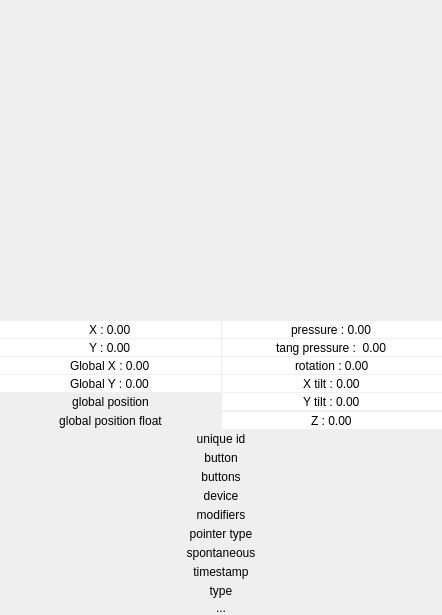
<?xml version="1.0" encoding="UTF-8"?>
<ui version="4.0">
 <class>Form</class>
 <widget class="QWidget" name="Form">
  <property name="geometry">
   <rect>
    <x>0</x>
    <y>0</y>
    <width>442</width>
    <height>615</height>
   </rect>
  </property>
  <property name="windowTitle">
   <string>Form</string>
  </property>
  <layout class="QVBoxLayout" name="verticalLayout">
   <property name="spacing">
    <number>0</number>
   </property>
   <property name="leftMargin">
    <number>0</number>
   </property>
   <property name="topMargin">
    <number>0</number>
   </property>
   <property name="rightMargin">
    <number>0</number>
   </property>
   <property name="bottomMargin">
    <number>0</number>
   </property>
   <item>
    <widget class="QWidget" name="widget" native="true">
     <property name="sizePolicy">
      <sizepolicy hsizetype="Expanding" vsizetype="Expanding">
       <horstretch>0</horstretch>
       <verstretch>0</verstretch>
      </sizepolicy>
     </property>
     <property name="tabletTracking">
      <bool>true</bool>
     </property>
     <property name="focusPolicy">
      <enum>Qt::StrongFocus</enum>
     </property>
    </widget>
   </item>
   <item>
    <layout class="QGridLayout" name="gridLayout">
     <property name="spacing">
      <number>1</number>
     </property>
     <item row="5" column="0">
      <widget class="QLabel" name="gposf">
       <property name="sizePolicy">
        <sizepolicy hsizetype="Preferred" vsizetype="Fixed">
         <horstretch>0</horstretch>
         <verstretch>0</verstretch>
        </sizepolicy>
       </property>
       <property name="minimumSize">
        <size>
         <width>0</width>
         <height>18</height>
        </size>
       </property>
       <property name="maximumSize">
        <size>
         <width>16777215</width>
         <height>18</height>
        </size>
       </property>
       <property name="text">
        <string>global position float</string>
       </property>
       <property name="alignment">
        <set>Qt::AlignCenter</set>
       </property>
      </widget>
     </item>
     <item row="1" column="1">
      <widget class="QDoubleSpinBox" name="tpressure">
       <property name="frame">
        <bool>false</bool>
       </property>
       <property name="alignment">
        <set>Qt::AlignCenter</set>
       </property>
       <property name="buttonSymbols">
        <enum>QAbstractSpinBox::NoButtons</enum>
       </property>
       <property name="prefix">
        <string>tang pressure :  </string>
       </property>
       <property name="minimum">
        <double>-5000.000000000000000</double>
       </property>
       <property name="maximum">
        <double>5000.000000000000000</double>
       </property>
      </widget>
     </item>
     <item row="2" column="1">
      <widget class="QDoubleSpinBox" name="rotation">
       <property name="frame">
        <bool>false</bool>
       </property>
       <property name="alignment">
        <set>Qt::AlignCenter</set>
       </property>
       <property name="buttonSymbols">
        <enum>QAbstractSpinBox::NoButtons</enum>
       </property>
       <property name="prefix">
        <string>rotation : </string>
       </property>
       <property name="minimum">
        <double>-5000.000000000000000</double>
       </property>
       <property name="maximum">
        <double>5000.000000000000000</double>
       </property>
      </widget>
     </item>
     <item row="2" column="0">
      <widget class="QDoubleSpinBox" name="gx">
       <property name="frame">
        <bool>false</bool>
       </property>
       <property name="alignment">
        <set>Qt::AlignCenter</set>
       </property>
       <property name="buttonSymbols">
        <enum>QAbstractSpinBox::NoButtons</enum>
       </property>
       <property name="prefix">
        <string>Global X : </string>
       </property>
       <property name="minimum">
        <double>-5000.000000000000000</double>
       </property>
       <property name="maximum">
        <double>5000.000000000000000</double>
       </property>
       <property name="value">
        <double>0.000000000000000</double>
       </property>
      </widget>
     </item>
     <item row="3" column="1">
      <widget class="QDoubleSpinBox" name="x_tilt">
       <property name="frame">
        <bool>false</bool>
       </property>
       <property name="alignment">
        <set>Qt::AlignCenter</set>
       </property>
       <property name="buttonSymbols">
        <enum>QAbstractSpinBox::NoButtons</enum>
       </property>
       <property name="prefix">
        <string>X tilt : </string>
       </property>
       <property name="minimum">
        <double>-5000.000000000000000</double>
       </property>
       <property name="maximum">
        <double>5000.000000000000000</double>
       </property>
      </widget>
     </item>
     <item row="4" column="1">
      <widget class="QDoubleSpinBox" name="y_tilt">
       <property name="frame">
        <bool>false</bool>
       </property>
       <property name="alignment">
        <set>Qt::AlignCenter</set>
       </property>
       <property name="buttonSymbols">
        <enum>QAbstractSpinBox::NoButtons</enum>
       </property>
       <property name="prefix">
        <string>Y tilt : </string>
       </property>
       <property name="minimum">
        <double>-5000.000000000000000</double>
       </property>
       <property name="maximum">
        <double>5000.000000000000000</double>
       </property>
      </widget>
     </item>
     <item row="0" column="1">
      <widget class="QDoubleSpinBox" name="pressure">
       <property name="frame">
        <bool>false</bool>
       </property>
       <property name="alignment">
        <set>Qt::AlignCenter</set>
       </property>
       <property name="buttonSymbols">
        <enum>QAbstractSpinBox::NoButtons</enum>
       </property>
       <property name="prefix">
        <string>pressure : </string>
       </property>
       <property name="minimum">
        <double>-5000.000000000000000</double>
       </property>
       <property name="maximum">
        <double>5000.000000000000000</double>
       </property>
      </widget>
     </item>
     <item row="0" column="0">
      <widget class="QDoubleSpinBox" name="x">
       <property name="frame">
        <bool>false</bool>
       </property>
       <property name="alignment">
        <set>Qt::AlignCenter</set>
       </property>
       <property name="buttonSymbols">
        <enum>QAbstractSpinBox::NoButtons</enum>
       </property>
       <property name="prefix">
        <string>X : </string>
       </property>
       <property name="minimum">
        <double>-5000.000000000000000</double>
       </property>
       <property name="maximum">
        <double>5000.000000000000000</double>
       </property>
       <property name="value">
        <double>0.000000000000000</double>
       </property>
      </widget>
     </item>
     <item row="1" column="0">
      <widget class="QDoubleSpinBox" name="y">
       <property name="frame">
        <bool>false</bool>
       </property>
       <property name="alignment">
        <set>Qt::AlignCenter</set>
       </property>
       <property name="buttonSymbols">
        <enum>QAbstractSpinBox::NoButtons</enum>
       </property>
       <property name="prefix">
        <string>Y : </string>
       </property>
       <property name="minimum">
        <double>-5000.000000000000000</double>
       </property>
       <property name="maximum">
        <double>5000.000000000000000</double>
       </property>
       <property name="value">
        <double>0.000000000000000</double>
       </property>
      </widget>
     </item>
     <item row="4" column="0">
      <widget class="QLabel" name="gpos">
       <property name="sizePolicy">
        <sizepolicy hsizetype="Preferred" vsizetype="Fixed">
         <horstretch>0</horstretch>
         <verstretch>0</verstretch>
        </sizepolicy>
       </property>
       <property name="minimumSize">
        <size>
         <width>0</width>
         <height>18</height>
        </size>
       </property>
       <property name="maximumSize">
        <size>
         <width>16777215</width>
         <height>18</height>
        </size>
       </property>
       <property name="text">
        <string>global position</string>
       </property>
       <property name="alignment">
        <set>Qt::AlignCenter</set>
       </property>
      </widget>
     </item>
     <item row="5" column="1">
      <widget class="QDoubleSpinBox" name="z">
       <property name="frame">
        <bool>false</bool>
       </property>
       <property name="alignment">
        <set>Qt::AlignCenter</set>
       </property>
       <property name="buttonSymbols">
        <enum>QAbstractSpinBox::NoButtons</enum>
       </property>
       <property name="prefix">
        <string>Z : </string>
       </property>
       <property name="minimum">
        <double>-5000.000000000000000</double>
       </property>
       <property name="maximum">
        <double>5000.000000000000000</double>
       </property>
      </widget>
     </item>
     <item row="3" column="0">
      <widget class="QDoubleSpinBox" name="gy">
       <property name="frame">
        <bool>false</bool>
       </property>
       <property name="alignment">
        <set>Qt::AlignCenter</set>
       </property>
       <property name="buttonSymbols">
        <enum>QAbstractSpinBox::NoButtons</enum>
       </property>
       <property name="prefix">
        <string>Global Y : </string>
       </property>
       <property name="minimum">
        <double>-5000.000000000000000</double>
       </property>
       <property name="maximum">
        <double>5000.000000000000000</double>
       </property>
       <property name="value">
        <double>0.000000000000000</double>
       </property>
      </widget>
     </item>
    </layout>
   </item>
   <item>
    <layout class="QVBoxLayout" name="verticalLayout_2">
     <property name="spacing">
      <number>1</number>
     </property>
     <property name="bottomMargin">
      <number>0</number>
     </property>
     <item>
      <widget class="QLabel" name="unique_id">
       <property name="sizePolicy">
        <sizepolicy hsizetype="Preferred" vsizetype="Fixed">
         <horstretch>0</horstretch>
         <verstretch>0</verstretch>
        </sizepolicy>
       </property>
       <property name="minimumSize">
        <size>
         <width>0</width>
         <height>18</height>
        </size>
       </property>
       <property name="maximumSize">
        <size>
         <width>16777215</width>
         <height>18</height>
        </size>
       </property>
       <property name="text">
        <string>unique id</string>
       </property>
       <property name="alignment">
        <set>Qt::AlignCenter</set>
       </property>
      </widget>
     </item>
     <item>
      <widget class="QLabel" name="button">
       <property name="sizePolicy">
        <sizepolicy hsizetype="Preferred" vsizetype="Fixed">
         <horstretch>0</horstretch>
         <verstretch>0</verstretch>
        </sizepolicy>
       </property>
       <property name="minimumSize">
        <size>
         <width>0</width>
         <height>18</height>
        </size>
       </property>
       <property name="maximumSize">
        <size>
         <width>16777215</width>
         <height>18</height>
        </size>
       </property>
       <property name="text">
        <string>button</string>
       </property>
       <property name="alignment">
        <set>Qt::AlignCenter</set>
       </property>
      </widget>
     </item>
     <item>
      <widget class="QLabel" name="buttons">
       <property name="sizePolicy">
        <sizepolicy hsizetype="Preferred" vsizetype="Fixed">
         <horstretch>0</horstretch>
         <verstretch>0</verstretch>
        </sizepolicy>
       </property>
       <property name="minimumSize">
        <size>
         <width>0</width>
         <height>18</height>
        </size>
       </property>
       <property name="maximumSize">
        <size>
         <width>16777215</width>
         <height>18</height>
        </size>
       </property>
       <property name="text">
        <string>buttons</string>
       </property>
       <property name="alignment">
        <set>Qt::AlignCenter</set>
       </property>
      </widget>
     </item>
     <item>
      <widget class="QLabel" name="device">
       <property name="sizePolicy">
        <sizepolicy hsizetype="Preferred" vsizetype="Fixed">
         <horstretch>0</horstretch>
         <verstretch>0</verstretch>
        </sizepolicy>
       </property>
       <property name="minimumSize">
        <size>
         <width>0</width>
         <height>18</height>
        </size>
       </property>
       <property name="maximumSize">
        <size>
         <width>16777215</width>
         <height>18</height>
        </size>
       </property>
       <property name="text">
        <string>device</string>
       </property>
       <property name="alignment">
        <set>Qt::AlignCenter</set>
       </property>
      </widget>
     </item>
     <item>
      <widget class="QLabel" name="modifiers">
       <property name="sizePolicy">
        <sizepolicy hsizetype="Preferred" vsizetype="Fixed">
         <horstretch>0</horstretch>
         <verstretch>0</verstretch>
        </sizepolicy>
       </property>
       <property name="minimumSize">
        <size>
         <width>0</width>
         <height>18</height>
        </size>
       </property>
       <property name="maximumSize">
        <size>
         <width>16777215</width>
         <height>18</height>
        </size>
       </property>
       <property name="text">
        <string>modifiers</string>
       </property>
       <property name="alignment">
        <set>Qt::AlignCenter</set>
       </property>
      </widget>
     </item>
     <item>
      <widget class="QLabel" name="pointer_type">
       <property name="sizePolicy">
        <sizepolicy hsizetype="Preferred" vsizetype="Fixed">
         <horstretch>0</horstretch>
         <verstretch>0</verstretch>
        </sizepolicy>
       </property>
       <property name="minimumSize">
        <size>
         <width>0</width>
         <height>18</height>
        </size>
       </property>
       <property name="maximumSize">
        <size>
         <width>16777215</width>
         <height>18</height>
        </size>
       </property>
       <property name="text">
        <string>pointer type</string>
       </property>
       <property name="alignment">
        <set>Qt::AlignCenter</set>
       </property>
      </widget>
     </item>
     <item>
      <widget class="QLabel" name="spontaneous">
       <property name="sizePolicy">
        <sizepolicy hsizetype="Preferred" vsizetype="Fixed">
         <horstretch>0</horstretch>
         <verstretch>0</verstretch>
        </sizepolicy>
       </property>
       <property name="minimumSize">
        <size>
         <width>0</width>
         <height>18</height>
        </size>
       </property>
       <property name="maximumSize">
        <size>
         <width>16777215</width>
         <height>18</height>
        </size>
       </property>
       <property name="text">
        <string>spontaneous</string>
       </property>
       <property name="alignment">
        <set>Qt::AlignCenter</set>
       </property>
      </widget>
     </item>
     <item>
      <widget class="QLabel" name="time_stamp">
       <property name="sizePolicy">
        <sizepolicy hsizetype="Preferred" vsizetype="Fixed">
         <horstretch>0</horstretch>
         <verstretch>0</verstretch>
        </sizepolicy>
       </property>
       <property name="minimumSize">
        <size>
         <width>0</width>
         <height>18</height>
        </size>
       </property>
       <property name="maximumSize">
        <size>
         <width>16777215</width>
         <height>18</height>
        </size>
       </property>
       <property name="text">
        <string>timestamp</string>
       </property>
       <property name="alignment">
        <set>Qt::AlignCenter</set>
       </property>
      </widget>
     </item>
     <item>
      <widget class="QLabel" name="type">
       <property name="sizePolicy">
        <sizepolicy hsizetype="Preferred" vsizetype="Fixed">
         <horstretch>0</horstretch>
         <verstretch>0</verstretch>
        </sizepolicy>
       </property>
       <property name="minimumSize">
        <size>
         <width>0</width>
         <height>18</height>
        </size>
       </property>
       <property name="maximumSize">
        <size>
         <width>16777215</width>
         <height>18</height>
        </size>
       </property>
       <property name="text">
        <string>type</string>
       </property>
       <property name="alignment">
        <set>Qt::AlignCenter</set>
       </property>
      </widget>
     </item>
     <item>
      <widget class="QLabel" name="label">
       <property name="text">
        <string>...</string>
       </property>
       <property name="alignment">
        <set>Qt::AlignCenter</set>
       </property>
      </widget>
     </item>
    </layout>
   </item>
  </layout>
 </widget>
 <resources/>
 <connections/>
</ui>
